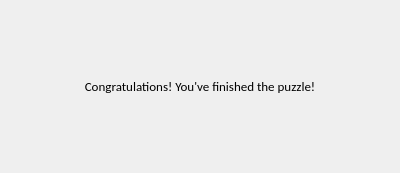
<?xml version="1.0" encoding="UTF-8"?>
<ui version="4.0">
 <class>Success</class>
 <widget class="QDialog" name="Success">
  <property name="geometry">
   <rect>
    <x>0</x>
    <y>0</y>
    <width>400</width>
    <height>173</height>
   </rect>
  </property>
  <property name="windowTitle">
   <string>Success!</string>
  </property>
  <layout class="QVBoxLayout" name="verticalLayout">
   <item>
    <widget class="QLabel" name="label">
     <property name="font">
      <font>
       <family>Calibri</family>
       <pointsize>10</pointsize>
      </font>
     </property>
     <property name="text">
      <string>Congratulations! You've finished the puzzle!</string>
     </property>
     <property name="alignment">
      <set>Qt::AlignCenter</set>
     </property>
    </widget>
   </item>
  </layout>
 </widget>
 <resources/>
 <connections/>
</ui>
